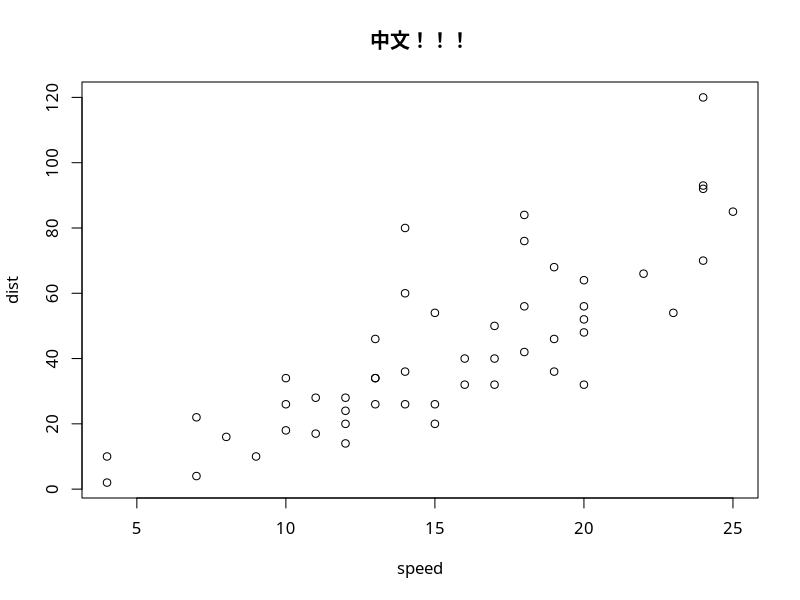
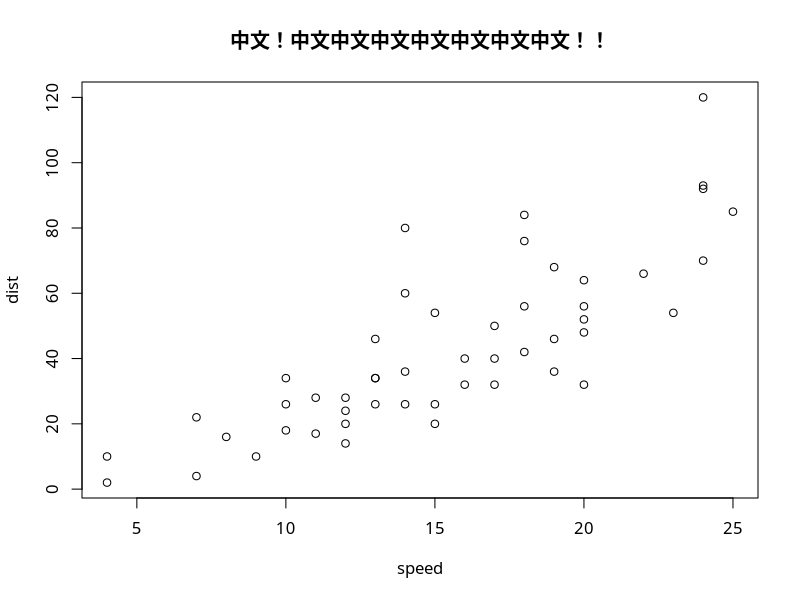
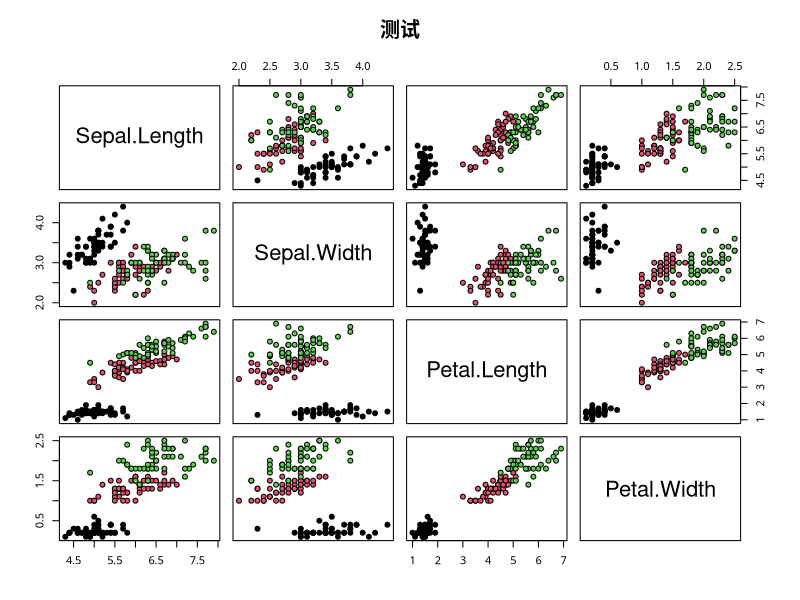
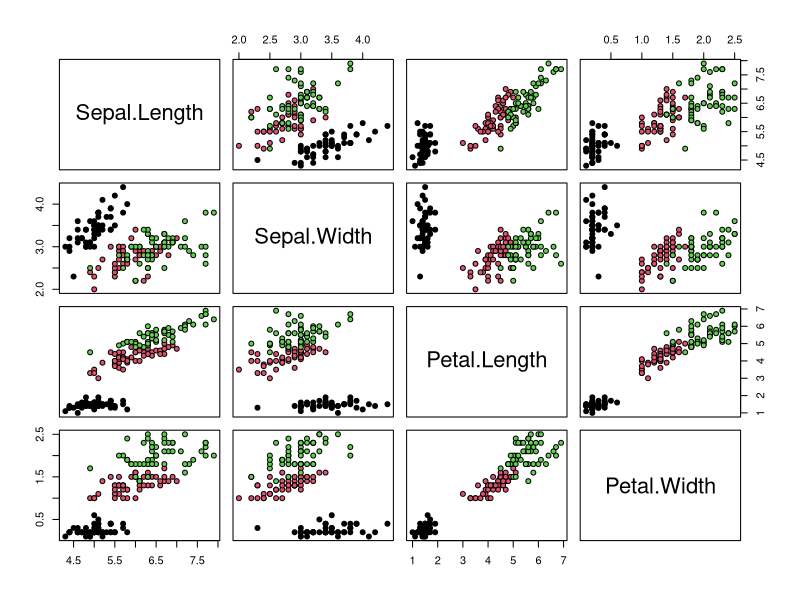

Reproduce these figures in R, in order.
## ---- chunk 1
plot(cars , main = "中文！！！",family='STKaiti')
## ---- chunk 2
plot(cars, main = "中文！中文中文中文中文中文中文中文！！",family='STKaiti')
## ---- chunk 3
summary(cars)
## ---- chunk 4
pairs(iris[-5], bg=iris$Species, pch=21, main = "测试",family='STKaiti')
## ---- chunk 5
pairs(iris[-5], bg=iris$Species, pch=21)
